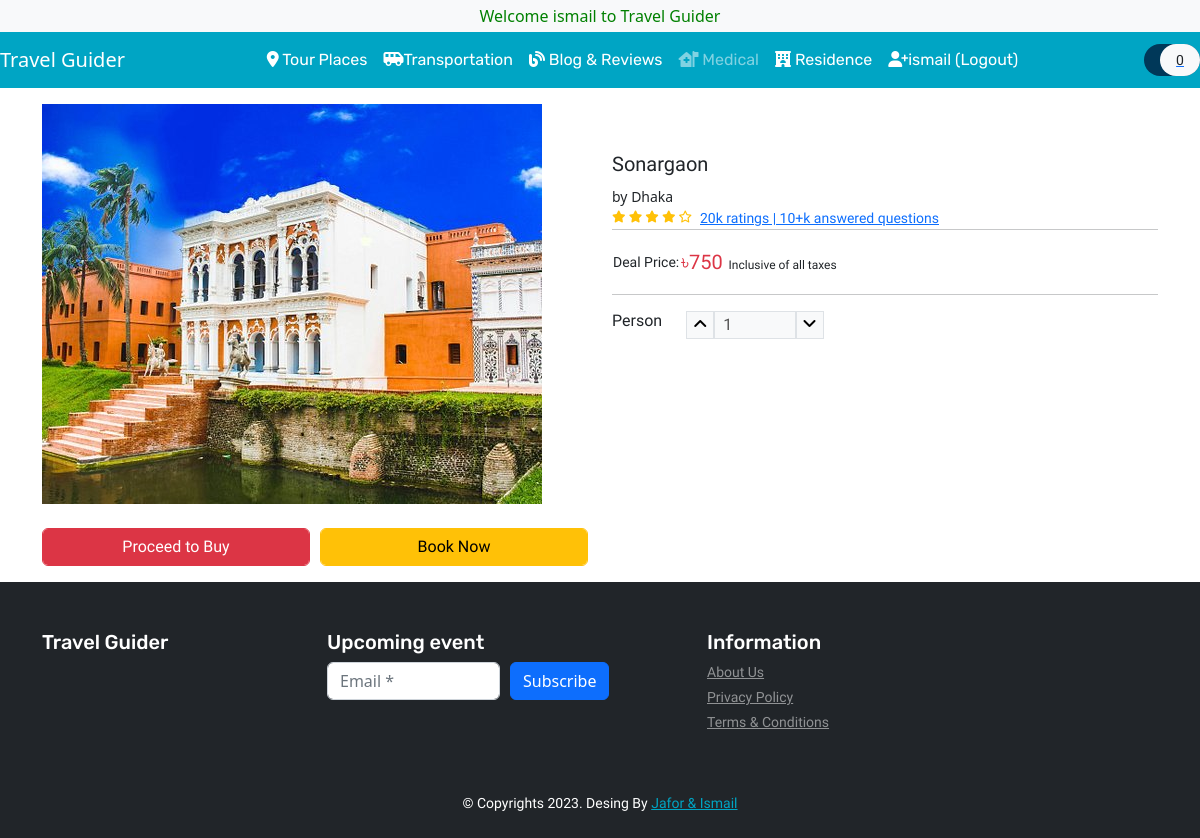
Page /product.php (signed in) on the committed database.
### tables this page shows
CREATE TABLE `users` (
  `user_id` int(11) NOT NULL,
  `user_name` varchar(50) DEFAULT NULL,
  `email` varchar(50) NOT NULL,
  `password` varchar(50) DEFAULT NULL,
  `number` text NOT NULL,
  `nid` int(11) NOT NULL,
  `address` varchar(50) NOT NULL,
  `verification_code` varchar(255) NOT NULL,
  `is_verify` int(10) NOT NULL DEFAULT 0
);

CREATE TABLE `product` (
  `item_id` int(11) NOT NULL,
  `item_brand` varchar(200) NOT NULL,
  `item_name` varchar(255) NOT NULL,
  `item_price` text NOT NULL,
  `item_image` varchar(255) NOT NULL,
  `item_register` date DEFAULT NULL
);

### product.php (called while the page is built)
<?php
include ('header.php');
?>
<?php
    include ('Template/_alltour.php');
?>
<?php
include ('footer.php');
?>

### database/functions.php (called while the page is built, shortened)
<?php
function check_login($con)
{
	if(isset($_SESSION['user_id']))
	{
		$id = $_SESSION['user_id'];
		$query = "select * from users where user_id = '$id' limit 1";
		$result = mysqli_query($con,$query);
		if($result && mysqli_num_rows($result) > 0)
		{
			$user_data = mysqli_fetch_assoc($result);
			return $user_data;
		}
	}
	die;
}

### database/DBController.php (called while the page is built, shortened)
<?php
class DBController
{
    protected $host = 'localhost';
    protected $user = 'root';
    protected $password = '';
    protected $database = "travel";
    public function __construct()
    {
        $this->con = mysqli_connect($this->host, $this->user, $this->password, $this->database);
    }
}

### functions.php (called while the page is built, shortened)
<?php
require ('database/DBController.php');
require ('database/Product.php');
$db = new DBController();
$product = new Product($db);
$product_shuffle = $product->getData();
$Cart = new Cart($db );

### database/Product.php (called while the page is built, shortened)
<?php
class Product
{
    public $db = null;
    public function __construct(DBController $db)
    {
        $this->db = $db;
    }
    public function getData($table = 'product'){
        $result = $this->db->con->query("SELECT * FROM {$table}");
        $resultArray = array();
        while ($item = mysqli_fetch_array($result, MYSQLI_ASSOC)){
            $resultArray[] = $item;
        }
        return $resultArray;
    }
}

### Template/_alltour.php (the view, shortened to what this page needs)
<?php
    $item_id = $_GET['item_id'] ?? 1;
    foreach ($product->getData() as $item) :
        if ($item['item_id'] == $item_id) :
?>
<section id="product" class="py-3">
    <div class="container">
        <div class="row">
            <div class="col-sm-6">
                <img src="<?php echo $item['item_image'] ?? "./assets/products/1.png" ?>" alt="product" class="img-fluid">
                <div class="form-row pt-4 font-size-16 font-baloo">
                    <div class="col">
                        <button type="submit" class="btn btn-danger form-control">Proceed to Buy</button>
                    </div>
                    <div class="col">
                        <?php
                        if (in_array($item['item_id'], $Cart->getCartId($product->getData('cart')) ?? [])){
                            echo '<button type="submit" disabled class="btn btn-success font-size-16 form-control">In the Cart</button>';
                        }else{
                            echo '<button type="submit" name="top_sale_submit" class="btn btn-warning font-size-16 form-control">Book Now</button>';
                        }
                        ?>
                    </div>
                </div>
            </div>
            <div class="col-sm-6 py-5">
                <h5 class="font-baloo font-size-20"><?php echo $item['item_name'] ?? "Unknown"; ?></h5>
                <small>by <?php echo $item['item_brand'] ?? "Brand"; ?></small>
                <div class="d-flex">
                    <div class="rating text-warning font-size-12">
                        <span><i class="fas fa-star"></i></span>
                        <span><i class="fas fa-star"></i></span>
                        <span><i class="fas fa-star"></i></span>
                        <span><i class="fas fa-star"></i></span>
                        <span><i class="far fa-star"></i></span>
                    </div>
                    <a href="#" class="px-2 font-rale font-size-14">   20k ratings | 10+k answered questions</a>
                </div>
                <hr class="m-0">
                <table class="my-3">
                    <tr class="font-rale font-size-14">
                        <td>Deal Price:</td>
                        <td class="font-size-20 text-danger">৳<span><?php echo $item['item_price'] ?? 0; ?></span><small class="text-dark font-size-12">&nbsp;&nbsp;Inclusive of all taxes</small></td>
                    </tr>
                </table>
                <hr>
                <div class="row">
                    <div class="col-6">
                        <div class="qty d-flex">
                            <h6 class="font-baloo">Person</h6>
                            <div class="px-4 d-flex font-rale">
                                <button class="qty-up border bg-light" data-id="pro1"><i class="fas fa-angle-up"></i></button>
                                <input type="text" data-id="pro1" class="qty_input border px-2 w-50 bg-light" disabled value="1" placeholder="1">
                                <button data-id="pro1" class="qty-down border bg-light"><i class="fas fa-angle-down"></i></button>
                            </div>
                        </div>
                    </div>
                </div>
            </div>
        </div>
    </div>
</section>
<?php
        endif;
        endforeach;
?>

### header.php (shortened to what this page needs)
<?php
include("database/connection.php");
include("database/functions.php");
$user_data = check_login($con);
?>
<!DOCTYPE html>
<html lang="en">
<head>
    <link href="https://cdn.jsdelivr.net/npm/bootstrap@5.2.1/dist/css/bootstrap.min.css" rel="stylesheet">
    <link rel="stylesheet" href="https://stackpath.bootstrapcdn.com/bootstrap/4.4.1/css/bootstrap.min.css">
    <link rel="stylesheet" href="https://cdnjs.cloudflare.com/ajax/libs/OwlCarousel2/2.3.4/assets/owl.carousel.min.css" />
    <link rel="stylesheet" href="https://cdnjs.cloudflare.com/ajax/libs/OwlCarousel2/2.3.4/assets/owl.theme.default.min.css" />
    <link rel="stylesheet" href="https://cdnjs.cloudflare.com/ajax/libs/font-awesome/5.13.0/css/all.min.css" />
    <link rel="stylesheet" href="https://cdnjs.cloudflare.com/ajax/libs/font-awesome/6.2.1/css/all.min.css">
    <link href="https://cdn.jsdelivr.net/npm/bootstrap@5.2.3/dist/css/bootstrap.min.css" rel="stylesheet">
    <link href="https://cdn.jsdelivr.net/npm/bootstrap@5.2.0-beta1/dist/css/bootstrap.min.css" rel="stylesheet">
    <link rel="stylesheet" href="style.css">
    <?php
    require('functions.php');
    ?>
</head>
<body>
    <header id="header">
        <div class="strip d-flex justify-content-between px-4 py-1 bg-light">
            <p class="font-rale font-size-12 text-black-50 m-0">
                <marquee behavior="" direction="" style="color: green;">Welcome <?php echo $user_data['user_name']; ?> to Travel Guider</marquee>
            </p>
        </div>
        <nav class="navbar navbar-expand-lg navbar-dark color-second-bg">
            <a class="navbar-brand" href="./index.php"> Travel Guider</a>
            <div class="collapse navbar-collapse" id="navbarNav">
                <ul class="navbar-nav m-auto font-rubik">
                    <li class="nav-item active">
                        <a class="nav-link" href="./topPlace.php"><i class="fa-solid fa-location-dot"></i> Tour Places</a></a>
                    </li>
                    <li class="nav-item active">
                        <a class="nav-link" href="./landing_page.php"><i class="fa-solid fa-van-shuttle"></i>Transportation</a>
                    </li>
                    <li class="nav-item active">
                        <a class="nav-link" href="./blog.php"><i class="fa-solid fa-blog"></i> Blog & Reviews</a>
                    </li>
                    <li class="nav-item ">
                        <a class="nav-link" href="#"><i class="fa-solid fa-house-medical-flag"></i> Medical</a>
                    </li>
                    <li class="nav-item active">
                        <a class="nav-link" href="./home.php"><i class="fa-solid fa-hotel"></i> Residence</a>
                    </li>
                    <li class="nav-item active">
                        <a class="nav-link" href="./logout.php"><i class="fa-solid fa-user-plus"></i><?php echo $user_data['user_name']; ?> (Logout)</a></a>
                    </li>
                </ul>
                <form action="#" class="font-size-14 font-rale">
                    <a href="cart.php" class="py-2 rounded-pill color-primary-bg">
                        <span class="font-size-16 px-2 text-white">
                        </span>
                        <span class="px-3 py-2 rounded-pill text-dark bg-light"><?php echo count($product->getData('cart')); ?></span>
                    </a>
                </form>
            </div>
        </nav>
    </header>
    <main id="main-site">

### style.css (style rules this page uses)
button, button:focus { outline: none !important; box-shadow: none !important; }
.font-baloo { font-family: "Baloo Thambi 2", cursive; }
.font-rale { font-family: "Raleway", cursive; }
.font-rubik { font-family: "Rubik", cursive; }
.font-size-12 { font-size: 12px; }
.font-size-14 { font-size: 14px; }
.font-size-16 { font-size: 16px; }
.font-size-20 { font-size: 20px; }
.color-primary-bg { background: #003859; }
.color-second-bg { background: #00A5C4; }

### rows in the picture
users: user_name "ismail"
product: item_image (picture), item_name "Sonargaon", item_brand "Dhaka", item_price "750"

### other values in the picture
count($product->getData('cart')) "0"
